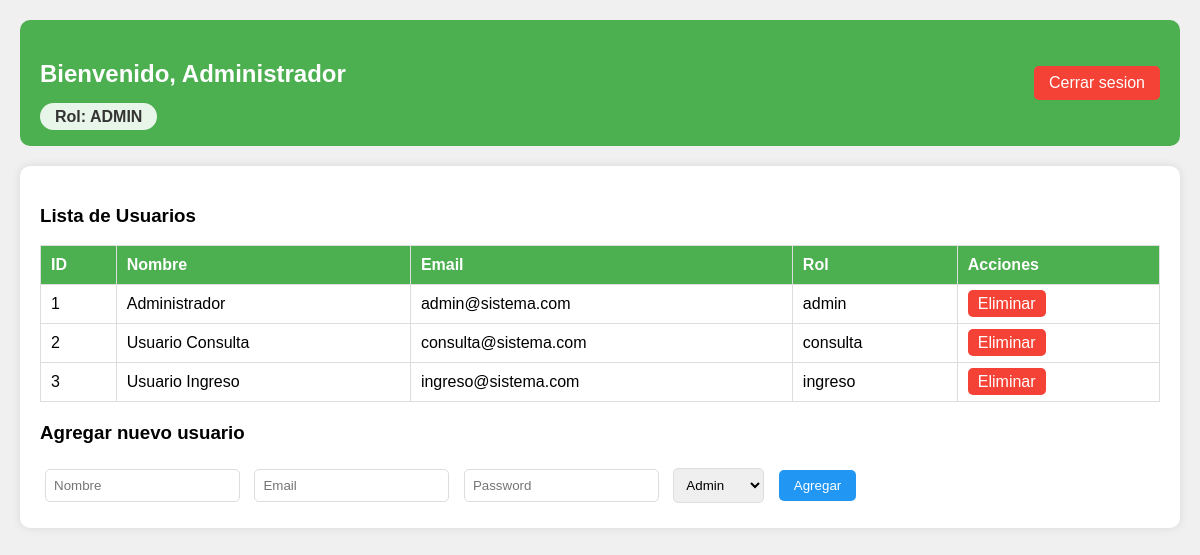
Screenshot of /php/src/dashboard.php (signed in) with the database file from the repository.
### tables this page shows
CREATE TABLE usuarios (
    id_usuario INT PRIMARY KEY AUTO_INCREMENT,
    nombre VARCHAR(100) NOT NULL,
    email VARCHAR(100) UNIQUE NOT NULL,
    password VARCHAR(255) NOT NULL,
    id_rol INT,
    activo TINYINT DEFAULT 1,
    FOREIGN KEY (id_rol) REFERENCES roles(id_rol)
);

CREATE TABLE roles (
    id_rol INT PRIMARY KEY AUTO_INCREMENT,
    nombre VARCHAR(50) NOT NULL,
    descripcion VARCHAR(100)
);

### php/src/dashboard.php (the view, shortened to what this page needs)
<?php
$usuario = $_SESSION["usuario"];
$rol = $usuario["rol"];
$host = "contenedor_mysql"; $db = "usuariosdb"; $user = "phpuser"; $pass = "php1234";
$conn = new mysqli($host, $user, $pass, $db);
?>
<!DOCTYPE html><html lang="es"><head><meta charset="UTF-8"><title>Dashboard</title>
</head><body>
<div class="header"><div>
<?php echo "<h2>Bienvenido, " . $usuario["nombre"] . "</h2>"; ?>
<?php echo "<span class=\"rol-badge\">Rol: " . strtoupper($rol) . "</span>"; ?>
</div><a href="logout.php" class="logout">Cerrar sesion</a></div>
<div class="card">
<?php if($rol === "consulta" || $rol === "admin"): ?>
<h3>Lista de Usuarios</h3>
<?php
$result = $conn->query("SELECT u.id_usuario, u.nombre, u.email, r.nombre as rol FROM usuarios u JOIN roles r ON u.id_rol = r.id_rol");
echo "<table><tr><th>ID</th><th>Nombre</th><th>Email</th><th>Rol</th>";
if($rol === "admin") echo "<th>Acciones</th>";
echo "</tr>";
while($row = $result->fetch_assoc()) {
echo "<tr><td>" . $row["id_usuario"] . "</td><td>" . $row["nombre"] . "</td><td>" . $row["email"] . "</td><td>" . $row["rol"] . "</td>";
if($rol === "admin") {
echo "<td><a href=\"eliminar.php?id=" . $row["id_usuario"] . "\" class=\"btn btn-red\">Eliminar</a></td>";
}
echo "</tr>";
}
echo "</table>";
?>
<?php endif; ?>
<?php if($rol === "admin"): ?>
<h3 style="margin-top:20px">Agregar nuevo usuario</h3>
<form method="POST" action="agregar.php">
<input type="text" name="nombre" placeholder="Nombre" required style="padding:8px; margin:5px; border:1px solid #ddd; border-radius:5px;">
<input type="email" name="email" placeholder="Email" required style="padding:8px; margin:5px; border:1px solid #ddd; border-radius:5px;">
<input type="password" name="password" placeholder="Password" required style="padding:8px; margin:5px; border:1px solid #ddd; border-radius:5px;">
<select name="id_rol" style="padding:8px; margin:5px; border:1px solid #ddd; border-radius:5px;">
<option value="1">Admin</option>
</select>
<button type="submit" class="btn btn-blue" style="padding:8px 15px; margin:5px;">Agregar</button>
</form>
<?php endif; ?>
</div></body></html>

### php/src/dashboard.php (style rules this page uses)
body { font-family: Arial; background: #f0f0f0; margin: 0; padding: 20px; }
.header { background: #4CAF50; color: white; padding: 20px; border-radius: 10px; display: flex; justify-content: space-between; align-items: center; }
.card { background: white; padding: 20px; border-radius: 10px; margin-top: 20px; box-shadow: 0 0 10px rgba(0,0,0,0.1); }
table { width: 100%; border-collapse: collapse; }
th, td { padding: 10px; border: 1px solid #ddd; text-align: left; }
th { background: #4CAF50; color: white; }
.btn { padding: 5px 10px; border: none; border-radius: 5px; cursor: pointer; color: white; text-decoration: none; }
.btn-red { background: #f44336; }
.btn-blue { background: #2196F3; }
.logout { color: white; background: #f44336; padding: 8px 15px; border-radius: 5px; text-decoration: none; }
.rol-badge { background: #e8f5e9; color: #333; padding: 5px 15px; border-radius: 20px; font-weight: bold; }

### rows the page displays
usuarios: id_usuario "1", nombre "Administrador", email "admin@sistema.com", id_rol.nombre "admin"
usuarios: id_usuario "2", nombre "Usuario Consulta", email "consulta@sistema.com", id_rol.nombre "consulta"
usuarios: id_usuario "3", nombre "Usuario Ingreso", email "ingreso@sistema.com", id_rol.nombre "ingreso"

### other values shown
$usuario["nombre"] "Administrador"
$rol "ADMIN"
